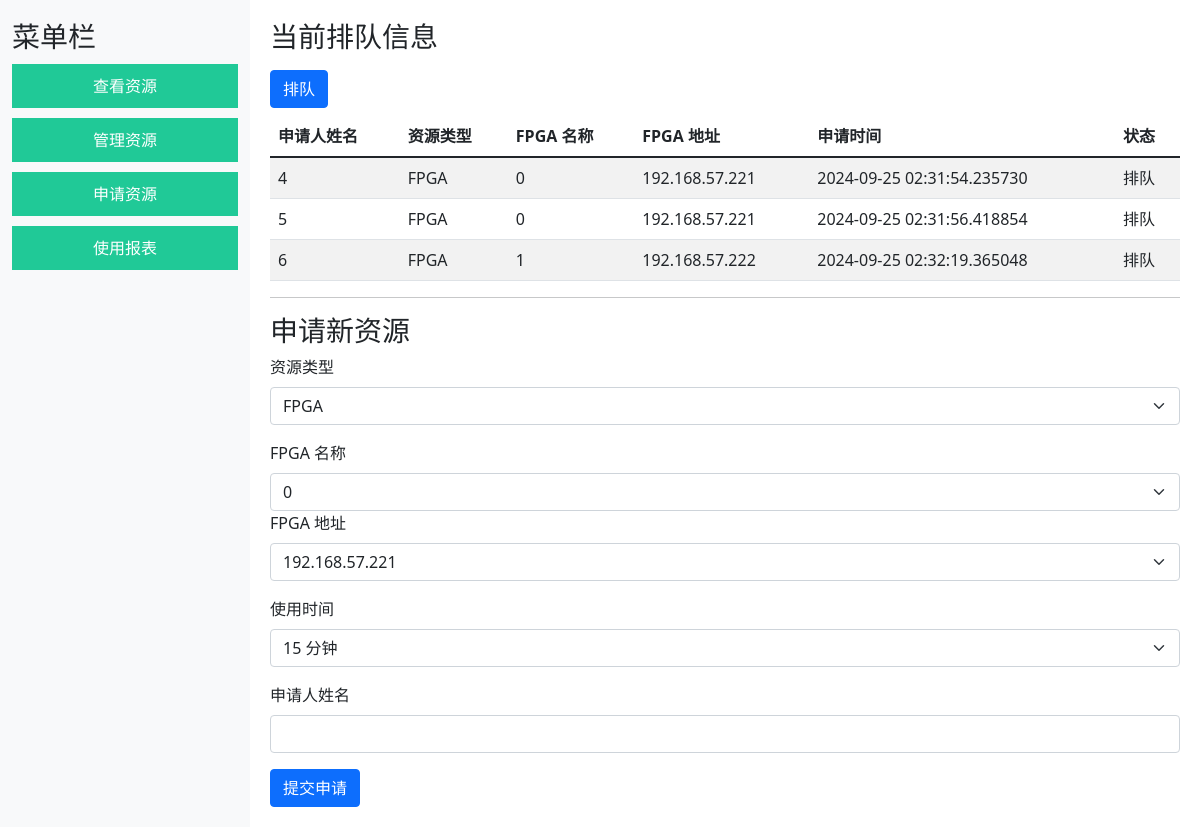
/apply_resources, run on an earlier commit of the app's database.
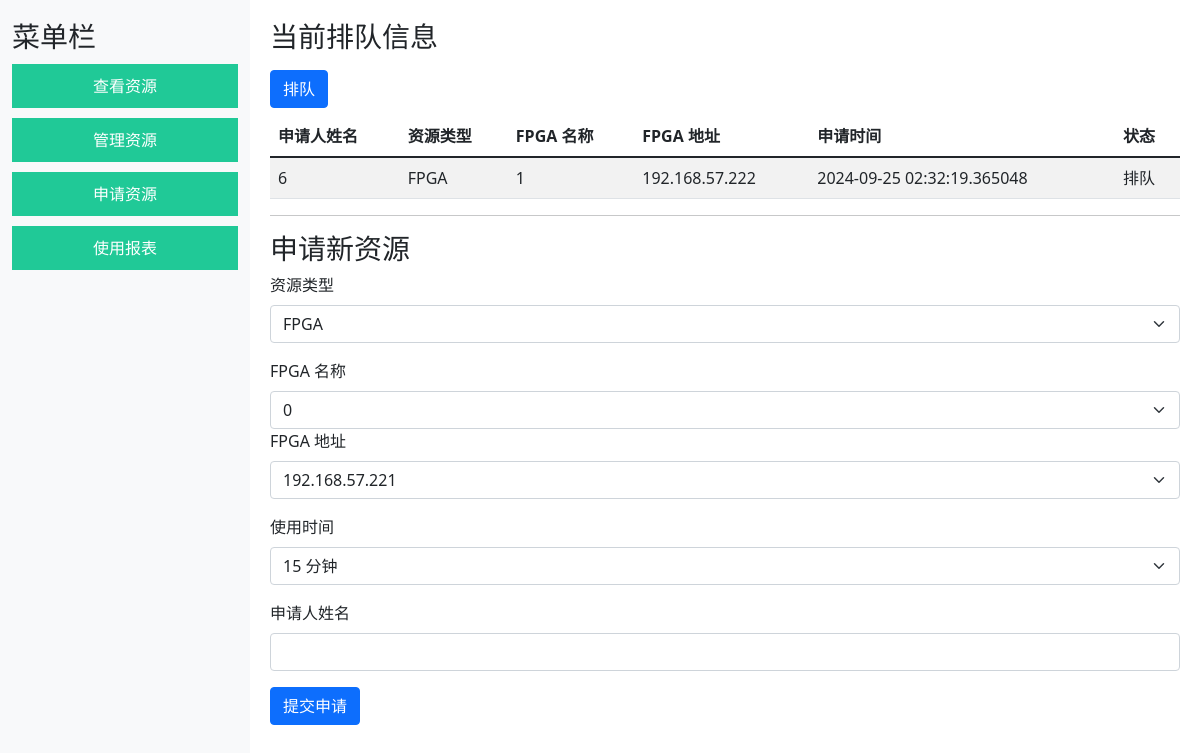
And on a later commit of the database.
### app.py (models this page shows)
class Queue(db.Model):
    id = db.Column(db.Integer, primary_key=True)
    applicant_name = db.Column(db.String(100), nullable=False)  # 申请人名称字段
    resource_type = db.Column(db.String(50), nullable=False)
    fpga_name = db.Column(db.String(100), nullable=True)  # 如果是FPGA
    fpga_address = db.Column(db.String(100), nullable=True)
    apply_time = db.Column(db.DateTime, default=datetime.utcnow)
    status = db.Column(db.String(50), nullable=False)

### app.py (the view, shortened to what this page needs)
@app.route('/apply_resources', methods=['GET', 'POST'])
def apply_resources():
    queued_users = Queue.query.all()
    fpga_resources = Resource.query.filter_by(resource_type='FPGA').all()
    return render_template('apply_resources.html', queued_users=queued_users, fpga_resources=fpga_resources)

### templates/apply_resources.html (shortened to what this page needs)
{% extends "base.html" %}
{% block content %}
<h3>当前排队信息
    <form method="POST" action="{{ url_for('queue_resource') }}" id="queueForm">
    <button type="submit" class="btn btn-primary mt-3" id="queueButton">排队</button>
</form>
</h3>
<table class="table table-striped">
    <thead>
        <tr>
            <th>申请人姓名</th>
            <th>资源类型</th>
            <th>FPGA 名称</th>
            <th>FPGA 地址</th>
            <th>申请时间</th>
            <th>状态</th>
        </tr>
    </thead>
    <tbody>
        {% for queue in queued_users %}
        <tr>
            <td>{{ queue.applicant_name }}</td>
            <td>{{ queue.resource_type }}</td>
            <td>{{ queue.fpga_name }}</td>
            <td>{{ queue.fpga_address }}</td>
            <td>{{ queue.apply_time }}</td>
            <td>{{ queue.status }}</td>
        </tr>
        {% endfor %}
    </tbody>
</table>
<hr>
<h3>申请新资源</h3>
<form id="applyResourceForm" method="POST">
    <div class="mb-3">
        <label for="resource_type" class="form-label">资源类型</label>
        <select id="resource_type" name="resource_type" class="form-select" onchange="showFpgaFields()">
            <option value="FPGA" selected>FPGA</option>
        </select>
    </div>
    <div class="mb-3" id="fpgaFields">
        <label for="fpga_name" class="form-label">FPGA 名称</label>
        <select id="fpga_name" name="fpga_name" class="form-select">
            {% for resource in fpga_resources %}
            <option value="{{ resource.resource_name }}">{{ resource.resource_name }}</option>
            {% endfor %}
        </select>
        <label for="fpga_address" class="form-label">FPGA 地址</label>
        <select id="fpga_address" name="fpga_address" class="form-select">
            {% for resource in fpga_resources %}
            <option value="{{ resource.resource_address }}">{{ resource.resource_address }}</option>
            {% endfor %}
        </select>
    </div>
    <div class="mb-3">
        <label for="usage_time" class="form-label">使用时间</label>
        <select id="usage_time" name="usage_time" class="form-select">
            <option value="15">15 分钟</option>
        </select>
    </div>
    <div class="mb-3">
        <label for="applicant_name" class="form-label">申请人姓名</label>
        <input type="text" id="applicant_name" name="applicant_name" class="form-control" required>
    </div>
    <button type="submit" class="btn btn-primary" onclick="submitApplication()">提交申请</button>
</form>
{% endblock %}

### templates/base.html (shortened to what this page needs)
<!DOCTYPE html>
<html lang="zh-CN">
<head>
    <link href="https://cdn.jsdelivr.net/npm/bootstrap@5.1.3/dist/css/bootstrap.min.css" rel="stylesheet">
</head>
<body>
    <div id="sidebar">
        <div class="container-fluid">
            <h3>菜单栏</h3>
            <a href="{{ url_for('view_resources') }}">查看资源</a>
            <a href="{{ url_for('manage_resources') }}">管理资源</a>
            <a href="{{ url_for('apply_resources') }}">申请资源</a>
            <a href="{{ url_for('usage_report') }}">使用报表</a>
        </div>
    </div>
    <div id="main-content">
        {% block content %}{% endblock %}
    </div>
</body>
</html>

### templates/base.html (style rules this page uses)
body { display: flex; min-height: 100vh; margin: 0; }
#sidebar { width: 250px; background-color: #f8f9fa; padding-top: 20px; }
#sidebar a { display: block; padding: 10px 20px; margin: 10px 0; background-color: #20c997; color: white; text-align: center; text-decoration: none; }
#main-content { flex: 1; padding: 20px; background-color: white; }

What changed in the data, as far as the page shows it:
removed Queue: applicant_name "4", resource_type "FPGA", fpga_name "0", fpga_address "192.168.57.221", apply_time "2024-09-25 02:31:54.235730", status "排队"
removed Queue: applicant_name "5", resource_type "FPGA", fpga_name "0", fpga_address "192.168.57.221", apply_time "2024-09-25 02:31:56.418854", status "排队"
